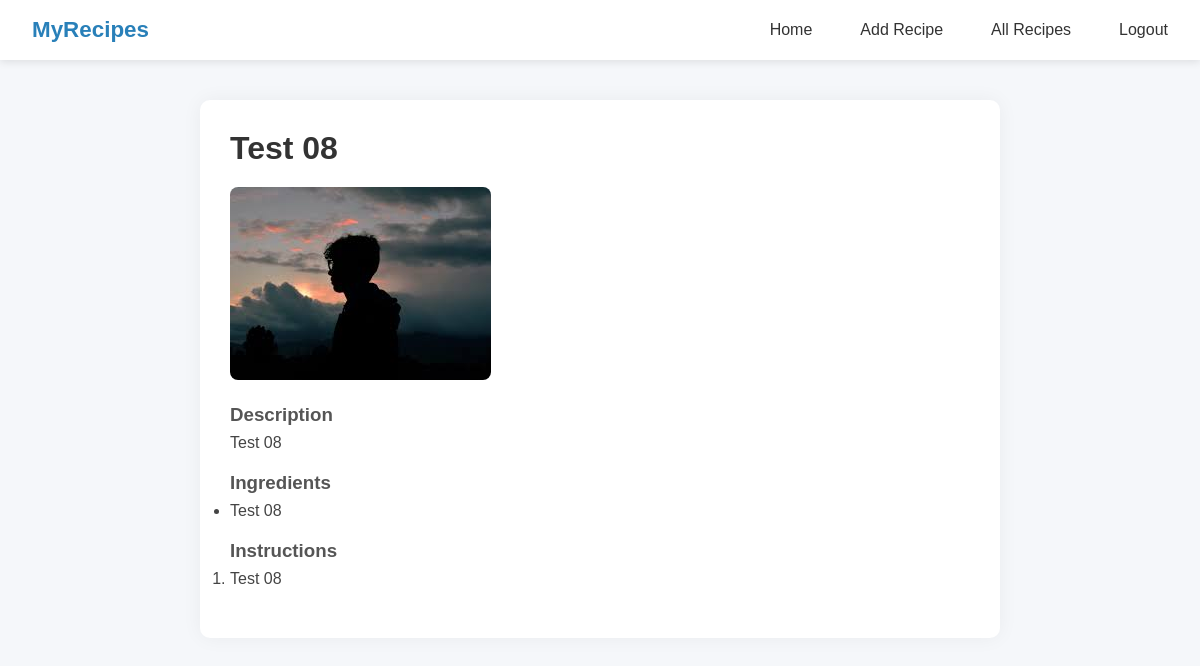
/home/5/ (signed in), run on the app's committed database.
### recipeApp/models.py (models this page shows)
class recipeModel(models.Model):
    RecipeTitle = models.CharField(max_length=100)
    RecipeDesciption = models.TextField(max_length=500)
    RecipeIngredients = models.CharField(max_length=100)
    RecipeInstrauction = models.CharField(max_length=100)
    RecipeImage = models.ImageField(upload_to='Media/recipe')

### recipeApp/views.py (the view)
# urls.py: path('home/<str:id>/',homePage, name='homePage'),
@login_required
def homePage(req, id):
    recipe = recipeModel.objects.get(id=id)
    return render(req, 'home.html', {'recipe': recipe})

### recipeApp/template/home.html (shortened to what this page needs)
{% extends 'master.html' %}
{% block body %}
<div class="view-container">
  <h1>{{ recipe.RecipeTitle }}</h1>
  {% if recipe.RecipeImage %}
    <img src="{{ recipe.RecipeImage.url }}" alt="{{ recipe.RecipeTitle }}">
  {% endif %}
  <div class="view-section">
    <h3>Description</h3>
    <p>{{ recipe.RecipeDesciption }}</p>
  </div>
  <div class="view-section">
    <h3>Ingredients</h3>
    <ul>
      {% for item in recipe.RecipeIngredients.splitlines %}
        <li>{{ item }}</li>
      {% endfor %}
    </ul>
  </div>
  <div class="view-section">
    <h3>Instructions</h3>
    <ol>
      {% for step in recipe.RecipeInstrauction.splitlines %}
        <li>{{ step }}</li>
      {% endfor %}
    </ol>
  </div>
</div>
{% endblock %}

### recipeApp/template/master.html (style rules this page uses)
* { margin: 0; padding: 0; box-sizing: border-box; }
body { font-family: 'Poppins', sans-serif; background: #f5f7fa; }

### recipeApp/template/home.html (style rules this page uses)
.view-container { max-width: 800px; margin: 40px auto; padding: 30px; background: #fff; border-radius: 10px; box-shadow: 0 0 20px rgba(0,0,0,0.05); }
.view-container h1 { margin-bottom: 20px; color: #333; }
.view-container img { max-width: 100%; border-radius: 8px; margin-bottom: 20px; }
.view-section { margin-bottom: 20px; }
.view-section h3 { margin-bottom: 8px; color: #555; }
.view-section p, .view-section ul, .view-section ol { margin: 0; color: #444; }

### data on the page
recipeModel: RecipeTitle "Test 08", RecipeImage (picture), RecipeDesciption "Test 08", splitlines "Test 08", splitlines "Test 08"
